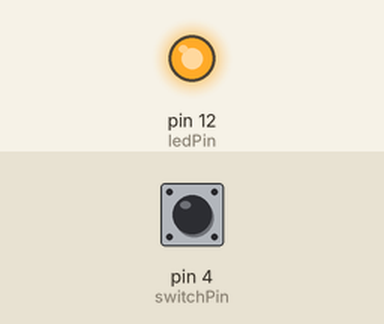
Recording of a sketch running on a simulated Arduino Uno, built with avr-gcc and run on an emulated ATmega328P. Shown: output pins drawn as LEDs (lit = HIGH). The test bench sets the inputs (shaded band); at power-on: pin 4 (switchPin) HIGH.

Above: at 1.2 s.
1.3 s: pin 4 (switchPin) pulled LOW for 0.15 s
At 1.4 s:
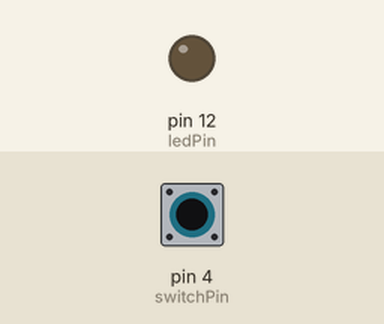
3.0 s: pin 4 (switchPin) pulled LOW for 3.2 s
At 6.9 s:
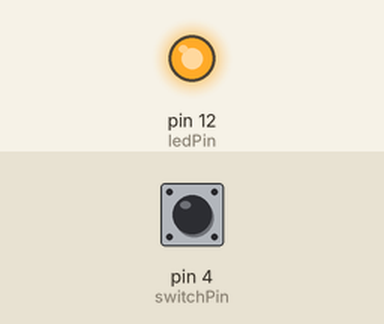
Timing chart, 0 to 8.4 s (numbered marks = the images above; inputs shaded):
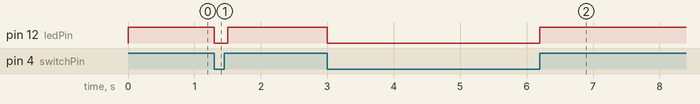

The sketch:

task2.ino
```cpp
int ledPin=12;
int switchPin=4;
int switchStatus=0;
void setup() {
  // put your setup code here, to run once:
  pinMode(ledPin, OUTPUT);
  pinMode(switchPin,INPUT);
  Serial.begin(115200);

}

void loop() {
  switchStatus=digitalRead(switchPin);
  digitalWrite(ledPin,switchStatus);
  delay(100);
}
```

Measured:
- after the input at 1.3 s, pin 12 (ledPin): HIGH → LOW at once, → HIGH 0.20 s later
- after the input at 3.0 s, pin 12 (ledPin): HIGH → LOW at once, → HIGH 3.2 s later
